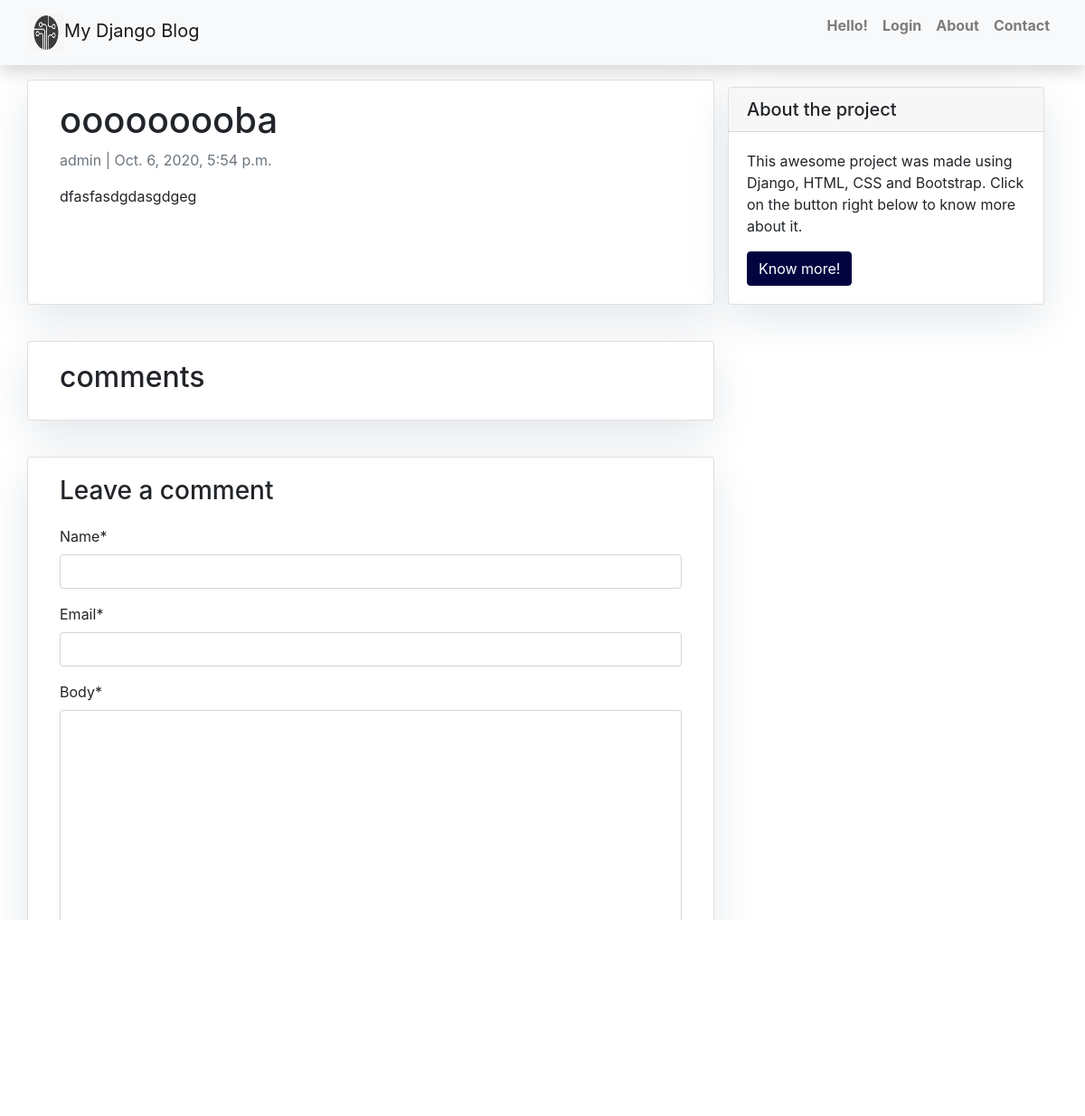
/ooooooooba/, run on an earlier commit of the app's database.
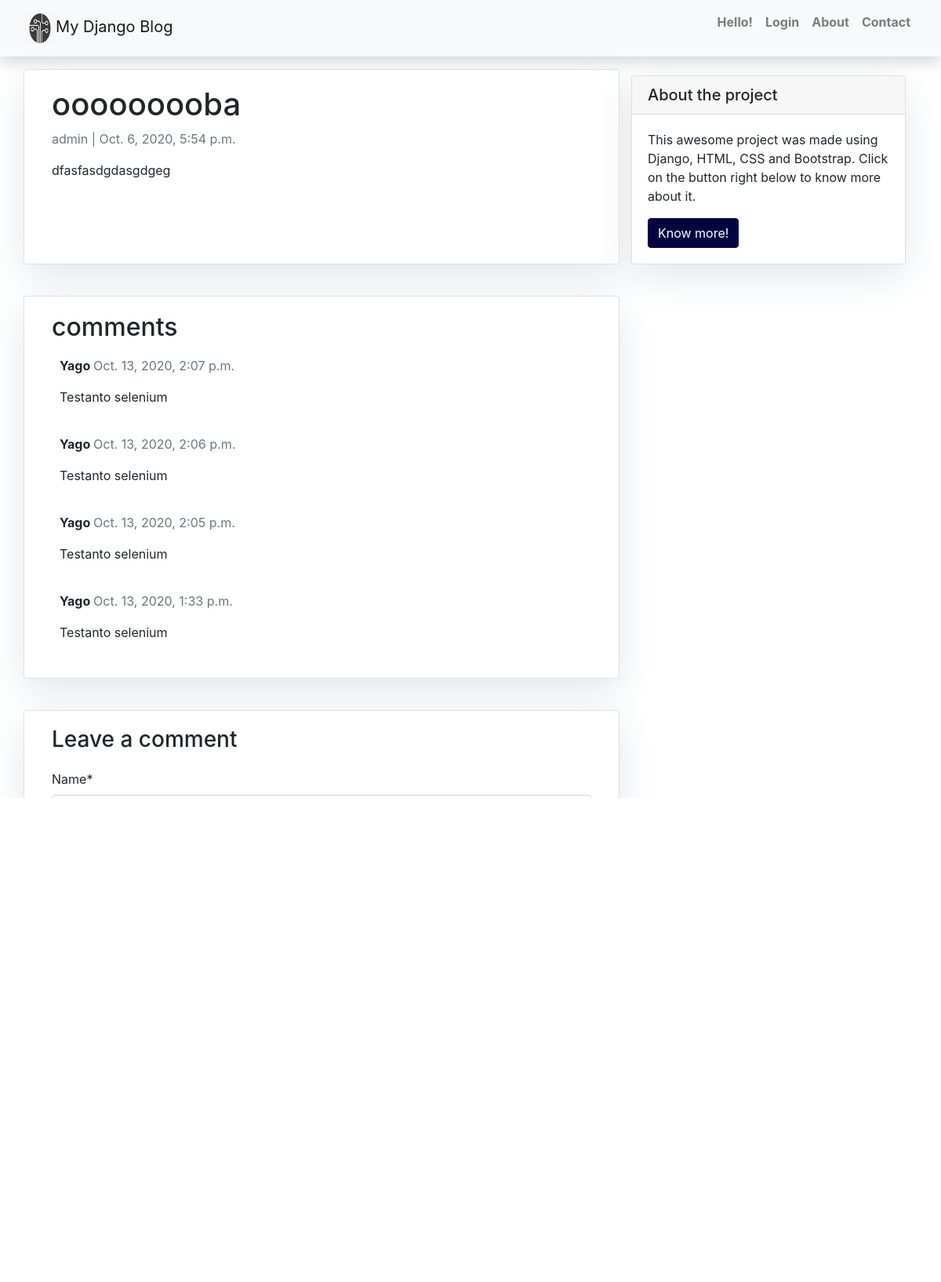
And on a later commit of the database.
### blog_app/models.py (models this page shows, shortened)
class Comment(models.Model):
    post = models.ForeignKey(Post, on_delete=models.CASCADE, related_name='comments')
    name = models.CharField(max_length=80)
    email = models.EmailField()
    body = models.TextField()
    created_on = models.DateTimeField(auto_now_add=True)
    active = models.BooleanField(default=False)
    class Meta:
        ordering = ['-created_on']

### blog_app/views.py (the view)
# urls.py: path('<slug:slug>/', views.post_detail, name='post_detail'),
def post_detail(request, slug):
    template_name = 'post_detail.html'
    post = get_object_or_404(Post, slug=slug)
    comment = post.comments.filter(active=True)
    new_comment = None
    if request.method == 'POST':
        comment_form = CommentForm(data=request.POST)
        if comment_form.is_valid():
            new_comment = comment_form.save(commit=False)
            new_comment.post = post
            new_comment.save()
    else:
        comment_form = CommentForm()
    return render(request, template_name, {
    'post': post,
    'comment': comment,
    'new_comment': new_comment,
    'comment_form': comment_form
    })

### blog_app/forms.py
class CommentForm(forms.ModelForm):
    class Meta:
        model = Comment
        fields = ('name', 'email', 'body')

### templates/post_detail.html (shortened to what this page needs)
{% extends 'base.html' %} {% block content %} {% load crispy_forms_tags %}
<div class="container">
  <div class="row">
    <div class="col-md-8 card mb-4  mt-3 left  top">
      <div class="card-body">
        <h1>{% block title %} {{ post.title }} {% endblock title %}</h1>
        <p class=" text-muted">{{ post.author }} | {{ post.created_on }}</p>
        <p class="card-text ">{{ post.content | safe }}</p>
      </div>
    </div>
    {% block sidebar %} {% include 'sidebar.html' %} {% endblock sidebar %}
    <div class="col-md-8 card mb-4  mt-3 ">
      <div class="card-body">
        <h2>{{ comments.count }} comments</h2>
        {% for comment in post.comments.all %}
        <div class="comments" style="padding: 10px;">
          <p class="font-weight-bold">
            {{ comment.name }}
            <span class=" text-muted font-weight-normal">
              {{ comment.created_on }}
            </span>
          </p>
          {{ comment.body | linebreaks }}
        </div>
        {% endfor %}
      </div>
    </div>
    <div class="col-md-8 card mb-4  mt-3 ">
      <div class="card-body">
        {% if new_comment %}
        <div class="alert alert-success" role="alert">
          Your comment is awaiting moderation
        </div>
        {% else %}
        <h3>Leave a comment</h3>
        <form method="post" style="margin-top: 1.3em;">
          {{ comment_form | crispy }}
          <button type="submit" name="submitComment" class="btn btn-primary  btn-lg">Submit</button>
        </form>
        {% endif %}
      </div>
    </div>
  </div>
</div>
{% endblock content %}

What changed in the data, as far as the page shows it:
added Comment: name "Yago", created_on "Oct. 13, 2020, 2:07 p.m.", body "Testanto selenium"
added Comment: name "Yago", created_on "Oct. 13, 2020, 2:06 p.m.", body "Testanto selenium"
added Comment: name "Yago", created_on "Oct. 13, 2020, 2:05 p.m.", body "Testanto selenium"
added Comment: name "Yago", created_on "Oct. 13, 2020, 1:33 p.m.", body "Testanto selenium"
Also different on the page:
text no longer shown: "Name * Email * Body *"
text now shown: "Name *"
